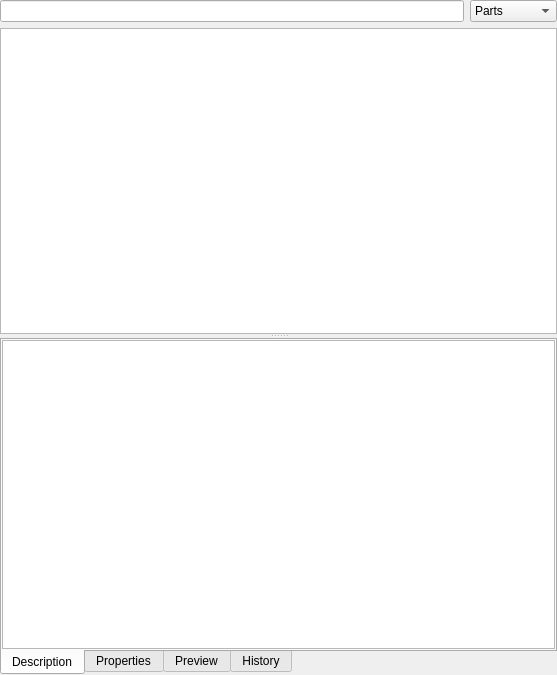
<?xml version="1.0" encoding="UTF-8"?>
<ui version="4.0">
 <class>plm_panel</class>
 <widget class="QDockWidget" name="plm_panel">
  <property name="geometry">
   <rect>
    <x>0</x>
    <y>0</y>
    <width>557</width>
    <height>675</height>
   </rect>
  </property>
  <property name="allowedAreas">
   <set>Qt::LeftDockWidgetArea|Qt::RightDockWidgetArea</set>
  </property>
  <property name="windowTitle">
   <string>Product Lifecycle Management</string>
  </property>
  <widget class="QWidget" name="dockWidgetContents">
   <layout class="QVBoxLayout" name="verticalLayout_7">
    <property name="spacing">
     <number>0</number>
    </property>
    <property name="margin">
     <number>0</number>
    </property>
    <item>
     <widget class="QSplitter" name="splitter">
      <property name="orientation">
       <enum>Qt::Vertical</enum>
      </property>
      <widget class="QWidget" name="">
       <layout class="QVBoxLayout" name="verticalLayout">
        <item>
         <layout class="QHBoxLayout" name="horizontalLayout">
          <item>
           <widget class="QLineEdit" name="search_input"/>
          </item>
          <item>
           <widget class="QComboBox" name="search_filter">
            <item>
             <property name="text">
              <string>Parts</string>
             </property>
            </item>
            <item>
             <property name="text">
              <string>Products</string>
             </property>
            </item>
            <item>
             <property name="text">
              <string>Locked</string>
             </property>
            </item>
            <item>
             <property name="text">
              <string>Everything</string>
             </property>
            </item>
           </widget>
          </item>
         </layout>
        </item>
        <item>
         <widget class="QTableView" name="parts_table">
          <property name="editTriggers">
           <set>QAbstractItemView::NoEditTriggers</set>
          </property>
          <attribute name="verticalHeaderVisible">
           <bool>false</bool>
          </attribute>
         </widget>
        </item>
       </layout>
      </widget>
      <widget class="QTabWidget" name="tabWidget">
       <property name="tabPosition">
        <enum>QTabWidget::South</enum>
       </property>
       <property name="currentIndex">
        <number>0</number>
       </property>
       <widget class="QWidget" name="description_tab">
        <attribute name="title">
         <string>Description</string>
        </attribute>
        <layout class="QVBoxLayout" name="verticalLayout_6">
         <property name="spacing">
          <number>0</number>
         </property>
         <property name="margin">
          <number>0</number>
         </property>
         <item>
          <widget class="QTextEdit" name="description_input"/>
         </item>
        </layout>
       </widget>
       <widget class="QWidget" name="properties_tab">
        <attribute name="title">
         <string>Properties</string>
        </attribute>
        <layout class="QVBoxLayout" name="verticalLayout_4">
         <property name="spacing">
          <number>0</number>
         </property>
         <property name="margin">
          <number>0</number>
         </property>
         <item>
          <widget class="QTreeWidget" name="properties_table">
           <column>
            <property name="text">
             <string notr="true">1</string>
            </property>
           </column>
          </widget>
         </item>
        </layout>
       </widget>
       <widget class="QWidget" name="preview_tab">
        <attribute name="title">
         <string>Preview</string>
        </attribute>
        <layout class="QVBoxLayout" name="verticalLayout_3">
         <property name="spacing">
          <number>0</number>
         </property>
         <property name="margin">
          <number>0</number>
         </property>
         <item>
          <widget class="QLabel" name="preview">
           <property name="text">
            <string>Loading preview...</string>
           </property>
           <property name="scaledContents">
            <bool>true</bool>
           </property>
           <property name="alignment">
            <set>Qt::AlignCenter</set>
           </property>
          </widget>
         </item>
        </layout>
       </widget>
       <widget class="QWidget" name="history_tab">
        <attribute name="title">
         <string>History</string>
        </attribute>
        <layout class="QVBoxLayout" name="verticalLayout_5">
         <property name="spacing">
          <number>0</number>
         </property>
         <property name="margin">
          <number>0</number>
         </property>
         <item>
          <widget class="QTableView" name="tableView"/>
         </item>
        </layout>
       </widget>
      </widget>
     </widget>
    </item>
   </layout>
  </widget>
 </widget>
 <resources/>
 <connections/>
</ui>
